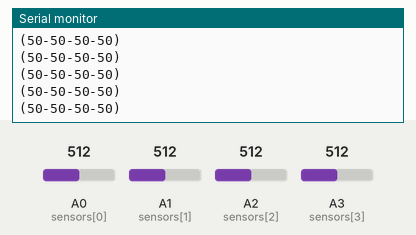
A sketch run on a simulated Arduino Uno, built with avr-gcc and run on an emulated ATmega328P. Parts: the last lines printed to the serial monitor. The inputs (shaded band) are chosen by the test bench; at power-on: A0 (sensors[0]) = 512, A1 (sensors[1]) = 512, A2 (sensors[2]) = 512, A3 (sensors[3]) = 512.

Above: at 1.2 s.
1.3 s: A0 (sensors[0]) set to 716
At 2.2 s:
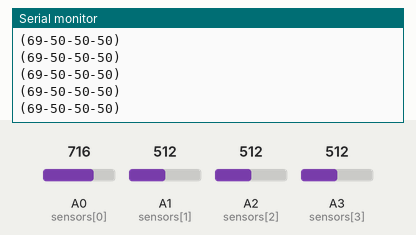
2.8 s: A1 (sensors[1]) set to 716
At 3.6 s:
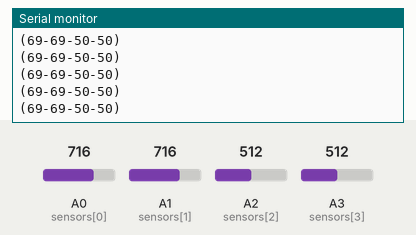
4.3 s: A2 (sensors[2]) set to 716
At 4.9 s:
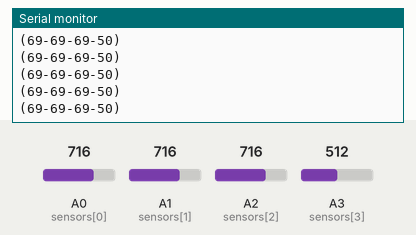
5.8 s: A3 (sensors[3]) set to 716
At 6.5 s:
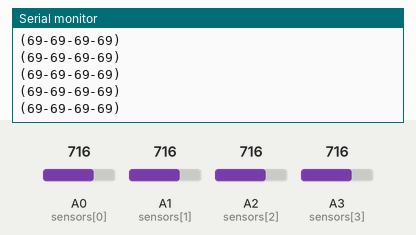
7.3 s: A0 (sensors[0]) set to 992
At 8.3 s:
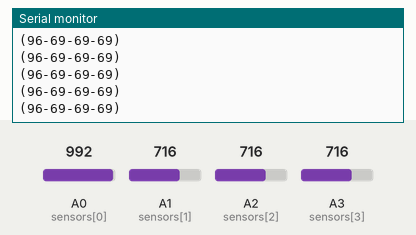
8.8 s: A1 (sensors[1]) set to 992
At 9.8 s:
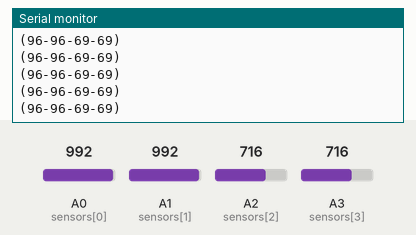
Timing chart, 0 to 11.3 s (numbered marks = the images above; inputs shaded):
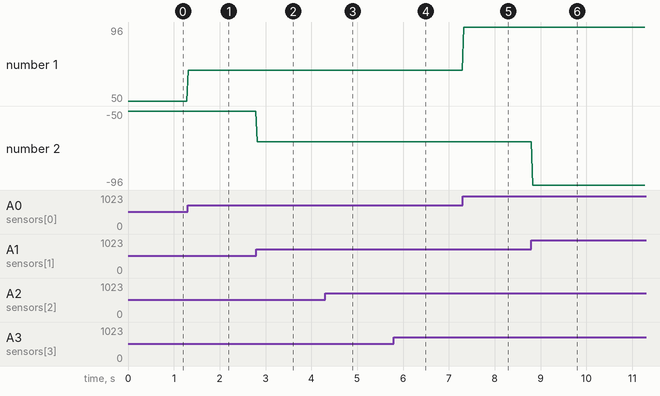

Measured:
- after the input at 1.3 s, the serial monitor: prints a new line at once (image 1)
- after the input at 2.8 s, the serial monitor: prints a new line at once (image 2)
- after the input at 4.3 s, the serial monitor: prints a new line at once (image 3)
- after the input at 5.8 s, the serial monitor: prints a new line at once (image 4)
- after the input at 7.3 s, the serial monitor: prints a new line at once (image 5)
- after the input at 8.8 s, the serial monitor: prints a new line at once (image 6)
- plotted number 1: 50 → 69 after the input at 1.3 s, 69 → 96 after the input at 7.3 s
- plotted number 2: -50 → -69 after the input at 2.8 s, -69 → -96 after the input at 8.8 s

The sketch:

main.ino
```cpp
const int sensorNum = 4;
int sensors[sensorNum] = {A0,A1,A2,A3};
int sensorVals[sensorNum];

void setup() {
  // put your setup code here, to run once:
  for(int i=0;i<sensorNum;i++){
    pinMode(sensors[i],INPUT);
  }
  Serial.begin(115200);
}

void loop() {
  // put your main code here, to run repeatedly:

  readPots();
  String serialOut = "";
  serialOut+="(";
  for(int i=0;i<sensorNum-1;i++){
    serialOut+=String(sensorVals[i]);
    serialOut+="-";
  }
  serialOut+=String(sensorVals[sensorNum-1]);
  serialOut+=")";
  Serial.println(serialOut);
  delay(30);
}
void readPots(){
    for(int i=0;i<sensorNum;i++){
    sensorVals[i] = map(analogRead(sensors[i]),0,1024,0,100);

  }

}
```
